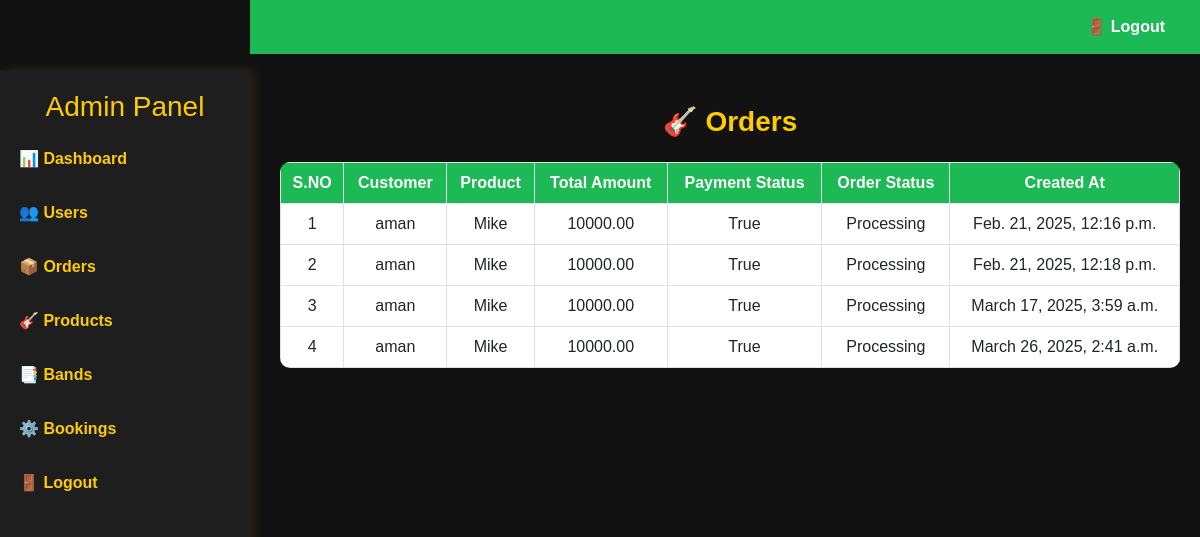
/orders/, run on an earlier commit of the app's database.
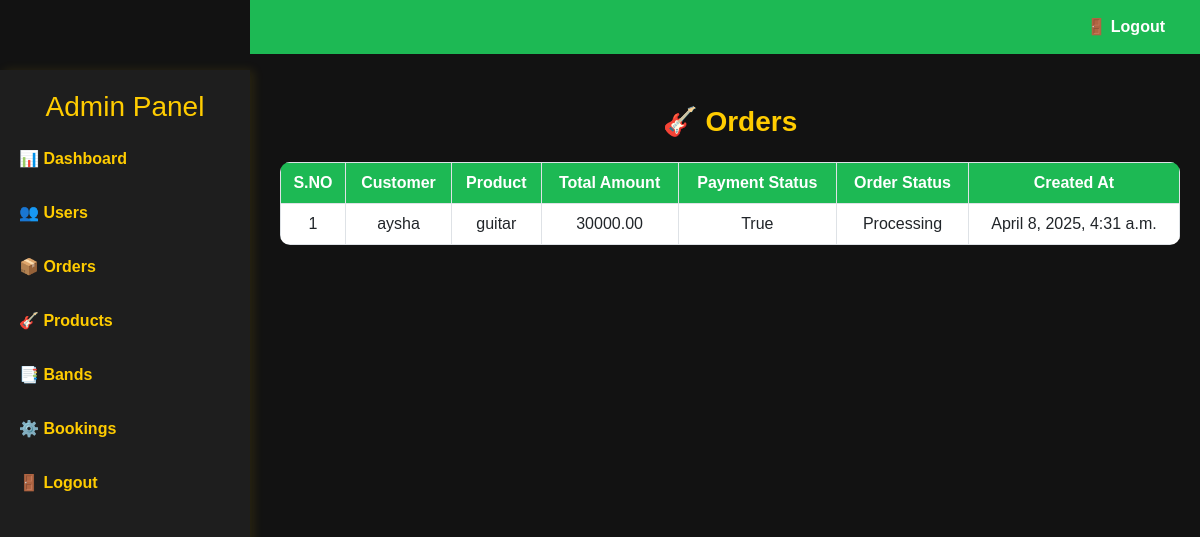
And on a later commit of the database.
### app/models.py (models this page shows, shortened)
class Order(models.Model):
    product=models.ForeignKey(Product, on_delete=models.CASCADE, related_name="orders")
    customer = models.ForeignKey(Customer, on_delete=models.CASCADE, related_name="orders")
    total_amount = models.DecimalField(max_digits=10, decimal_places=2)
    payment_status = models.BooleanField(default=False)  # False means unpaid
    order_status = models.CharField(
        max_length=20,
        choices=[("Pending", "Pending"), ("Processing", "Processing"), ("Delivered", "Delivered")],
        default="Pending"
    )
    created_at = models.DateTimeField(auto_now_add=True)

class Customer(models.Model):
    name = models.CharField(max_length=100)
    email = models.EmailField(unique=True)
    phone = models.PositiveBigIntegerField()
    password = models.CharField(max_length=255)
    location = models.CharField(max_length=255)
    def __str__(self):
        return self.name

class Product(models.Model):
    staf = models.ForeignKey(Staf, on_delete=models.CASCADE, related_name="products")
    name = models.CharField(max_length=100)
    price = models.DecimalField(max_digits=10, decimal_places=2)
    description = models.TextField()
    image = models.ImageField(upload_to="products/")
    def __str__(self):
        return self.name
    from django.db import models

### app/views.py (the view)
# urls.py: path('orders/',views.orders,name='orders'),
def orders(request):
    ordr=Order.objects.all()
    return render(request,'admin/orders.html',{'ordr':ordr})

### templates/admin/orders.html (shortened to what this page needs)
<!DOCTYPE html>
<html lang="en">
<head>
    <link rel="stylesheet" href="https://cdn.jsdelivr.net/npm/bootstrap@5.3.0/dist/css/bootstrap.min.css">
</head>
<body>
    <div class="sidebar">
        <h3>Admin Panel</h3>
        <a href="../adminhome">📊 Dashboard</a>
        <a href="../users">👥 Users</a>
        <a href="../orders">📦 Orders</a>
        <a href="../products">🎸 Products</a>
        <a href="../bands">📑 Bands</a>
        <a href="../bookings">⚙️ Bookings</a>
        <a href="../logout">🚪 Logout</a>
    </div>
    <div class="top-navbar">
        <a href="../logout">🚪 Logout</a>
    </div>
    <div class="content">
        <h2 class="heading">🎸 Orders</h2>
        <table class="table table-bordered text-center">
            <thead>
                <tr>
                    <th>S.NO</th>
                    <th>Customer</th>
                    <th>Product</th>
                    <th>Total Amount</th>
                    <th>Payment Status</th>
                    <th>Order Status</th>
                    <th>Created At</th>
                </tr>
            </thead>
            <tbody>
                {% for o in ordr %}
                <tr>
                    <td>{{ forloop.counter }}</td>
                    <td>{{ o.customer }}</td>
                    <td>{{ o.product }}</td>
                    <td>{{ o.total_amount }}</td>
                    <td>{{ o.payment_status }}</td>
                    <td>{{ o.order_status }}</td>
                    <td>{{ o.created_at }}</td>
                </tr>
                {% endfor %}
            </tbody>
        </table>
    </div>
</body>
</html>

What changed in the data, as far as the page shows it:
removed Order: customer "aman", product "Mike", total_amount "10000.00", payment_status "True", order_status "Processing", created_at "Feb. 21, 2025, 12:16 p.m."
removed Order: customer "aman", product "Mike", total_amount "10000.00", payment_status "True", order_status "Processing", created_at "Feb. 21, 2025, 12:18 p.m."
removed Order: customer "aman", product "Mike", total_amount "10000.00", payment_status "True", order_status "Processing", created_at "March 17, 2025, 3:59 a.m."
removed Order: customer "aman", product "Mike", total_amount "10000.00", payment_status "True", order_status "Processing", created_at "March 26, 2025, 2:41 a.m."
added Order: customer "aysha", product "guitar", total_amount "30000.00", payment_status "True", order_status "Processing", created_at "April 8, 2025, 4:31 a.m."
